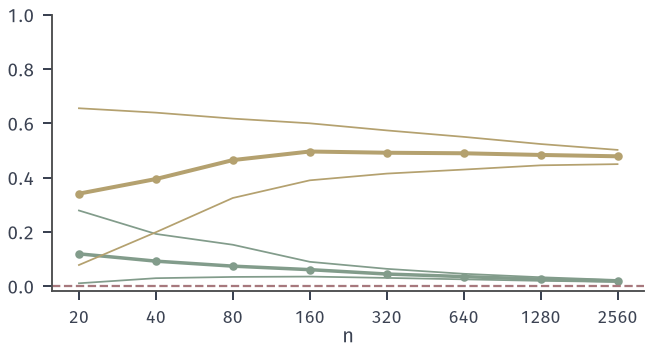

Python code for this plot:
"""Empirical grid score from samples of size n: maximum over equal-frequency k x l grids with k, l >= 2 and k*l <= n^0.6 of
(plug-in MI of the empirical table)/ln min(k,l).  200 replications per n, seed 719.
Green: independent Unif(0,1) pairs (population score 0); yellow: Y = X^2 + 0.2 Z, X ~ Unif(-1,1).  Solid: mean; thin: 5% and 95% quantiles."""
from pathlib import Path
import sys, math
HERE = Path(__file__).resolve().parent
sys.path.insert(0, str(HERE.parent/"dep-common"))
from common import *

def score(x, y):
    n = len(x); B = n**0.6
    rx = np.argsort(np.argsort(x)); ry = np.argsort(np.argsort(y))
    best = 0.0
    for k in range(2, int(B//2)+1):
        for l in range(2, int(B//k)+1):
            bx = rx*k//n; by = ry*l//n
            P = np.zeros((k, l)); np.add.at(P, (bx, by), 1.0/n)
            best = max(best, mi_table(P)/math.log(min(k, l)))
    return best

rng = np.random.default_rng(SEED)
Ns = [20, 40, 80, 160, 320, 640, 1280, 2560]
R = 200
out = {}
for name in ('indep', 'parab'):
    M = []
    for n in Ns:
        v = []
        for _ in range(R):
            if name == 'indep':
                x = rng.random(n); y = rng.random(n)
            else:
                x = rng.uniform(-1, 1, n); y = x**2+.2*rng.standard_normal(n)
            v.append(score(x, y))
        v = np.array(v); M.append([v.mean(), np.quantile(v, .05), np.quantile(v, .95)])
    out[name] = np.array(M)
fig, ax = figure(width_mm=92, height_mm=50)
for name, col, lw in (('indep', GREEN, 1.4), ('parab', YELLOW, 1.6)):
    M = out[name]
    ax.plot(Ns, M[:, 0], color=col, lw=lw, marker='o', ms=2.4)
    ax.plot(Ns, M[:, 1], color=col, lw=.7); ax.plot(Ns, M[:, 2], color=col, lw=.7)
ax.axhline(0, color=RED, lw=.9, ls='--')
ax.set_xscale('log'); ax.set_xticks(Ns); ax.set_xticklabels([str(n) for n in Ns])
ax.tick_params(axis='x', labelsize=7)
ax.set_ylim(-.02, 1.0); ax.set_xlabel('$n$', labelpad=0)
ax.minorticks_off()
save(fig, HERE, 'figure', {'seed': SEED, 'reps': R, 'n': Ns, 'indep_mean_q05_q95': out['indep'].round(4).tolist(), 'parab_mean_q05_q95': out['parab'].round(4).tolist()})
